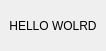
<?xml version="1.0" encoding="UTF-8"?>
<ui version="4.0">
 <class>MainWindow</class>
 <widget class="QMainWindow" name="MainWindow">
  <property name="geometry">
   <rect>
    <x>0</x>
    <y>0</y>
    <width>94</width>
    <height>51</height>
   </rect>
  </property>
  <property name="windowTitle">
   <string>MainWindow</string>
  </property>
  <widget class="QWidget" name="centralwidget">
   <layout class="QGridLayout" name="gridLayout">
    <item row="0" column="0">
     <widget class="QLabel" name="label">
      <property name="text">
       <string>HELLO WOLRD</string>
      </property>
      <property name="alignment">
       <set>Qt::AlignCenter</set>
      </property>
     </widget>
    </item>
   </layout>
  </widget>
 </widget>
 <resources/>
 <connections/>
</ui>
